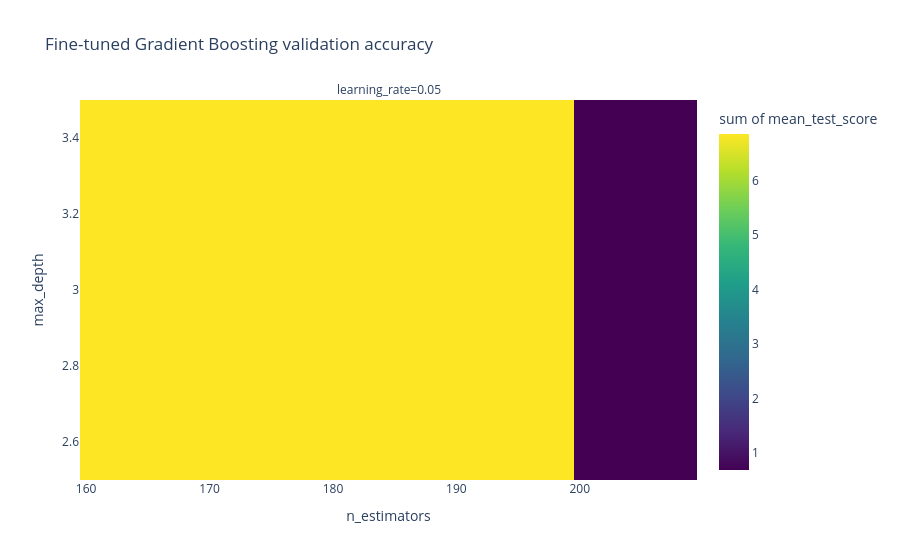

Notebook cell for this chart:
### Code cell
import plotly.express as px
new_gbt_results = pd.DataFrame(new_gbtCV.cv_results_)
new_gbt_results['learning_rate'] = new_gbt_results['param_learning_rate'].astype(float)
new_gbt_results['n_estimators'] = new_gbt_results['param_n_estimators'].astype(int)
new_gbt_results['max_depth'] = new_gbt_results['param_max_depth'].astype(int)

fig = px.density_heatmap(
    new_gbt_results,
    x='n_estimators',
    y='max_depth',
    z='mean_test_score',
    facet_col='learning_rate',
    color_continuous_scale='Viridis',
    title='Fine-tuned Gradient Boosting validation accuracy'
)
fig.update_layout(xaxis_title='n_estimators', yaxis_title='max_depth')
fig.show()

### Figure 1 — Plotly figure (JSON) as saved in the notebook; plotly's stock layout.template omitted (floating-point values rounded to 4 significant figures)
{"data": [{"coloraxis": "coloraxis", "histfunc": "sum", "hovertemplate": "learning_rate=0.05<br>n_estimators=%{x}<br>max_depth=%{y}<br>sum of mean_test_score=%{z}<extra></extra>", "name": "", "type": "histogram2d", "x": [160, 161, 162, 163, 164, 165, 166, 167, 168, 169, 170, 171, 172, 173, 174, 175, 176, 177, 178, 179, 180, 181, 182, 183, 184, 185, 186, 187, 188, 189, 190, 191, 192, 193, 194, 195, 196, 197, 198, 199, 200], "xaxis": "x", "xbingroup": "x", "y": [3, 3, 3, 3, 3, 3, 3, 3, 3, 3, 3, 3, 3, 3, 3, 3, 3, 3, 3, 3, 3, 3, 3, 3, 3, 3, 3, 3, 3, 3, 3, 3, 3, 3, 3, 3, 3, 3, 3, 3, 3], "yaxis": "y", "ybingroup": "y", "z": [0.6861, 0.6861, 0.6861, 0.6861, 0.6861, 0.6861, 0.6861, 0.686, 0.6861, 0.6861, 0.6861, 0.6861, 0.6861, 0.6861, 0.6861, 0.686, 0.686, 0.686, 0.6859, 0.686, 0.6861, 0.686, 0.686, 0.6859, 0.6859, 0.6859, 0.6859, 0.6859, 0.6859, 0.6859, 0.6859, 0.6859, 0.6858, 0.6859, 0.6859, 0.6859, 0.6859, 0.6859, 0.6859, 0.686, 0.686]}], "layout": {"annotations": [{"font": {}, "showarrow": false, "text": "learning_rate=0.05", "x": 0.5, "xanchor": "center", "xref": "paper", "y": 1, "yanchor": "bottom", "yref": "paper"}], "coloraxis": {"colorbar": {"title": {"text": "sum of mean_test_score"}}, "colorscale": [[0, "#440154"], [0.1111, "#482878"], [0.2222, "#3e4989"], [0.3333, "#31688e"], [0.4444, "#26828e"], [0.5556, "#1f9e89"], [0.6667, "#35b779"], [0.7778, "#6ece58"], [0.8889, "#b5de2b"], [1, "#fde725"]]}, "legend": {"tracegroupgap": 0}, "title": {"text": "Fine-tuned Gradient Boosting validation accuracy"}, "xaxis": {"anchor": "y", "domain": [0, 1], "title": {"text": "n_estimators"}}, "yaxis": {"anchor": "x", "domain": [0, 1], "title": {"text": "max_depth"}}}}
